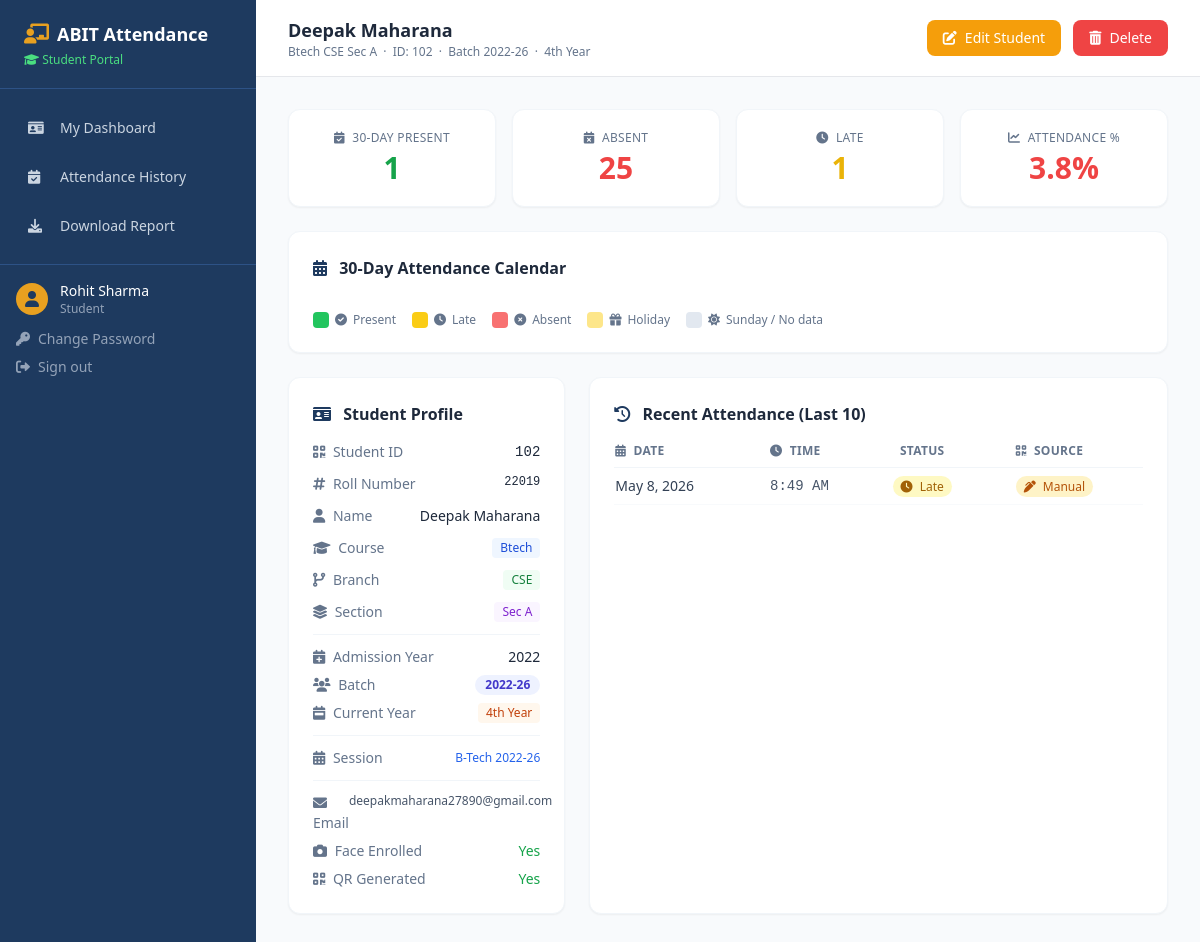
Before: /students/102/ (signed in) with the older database file.
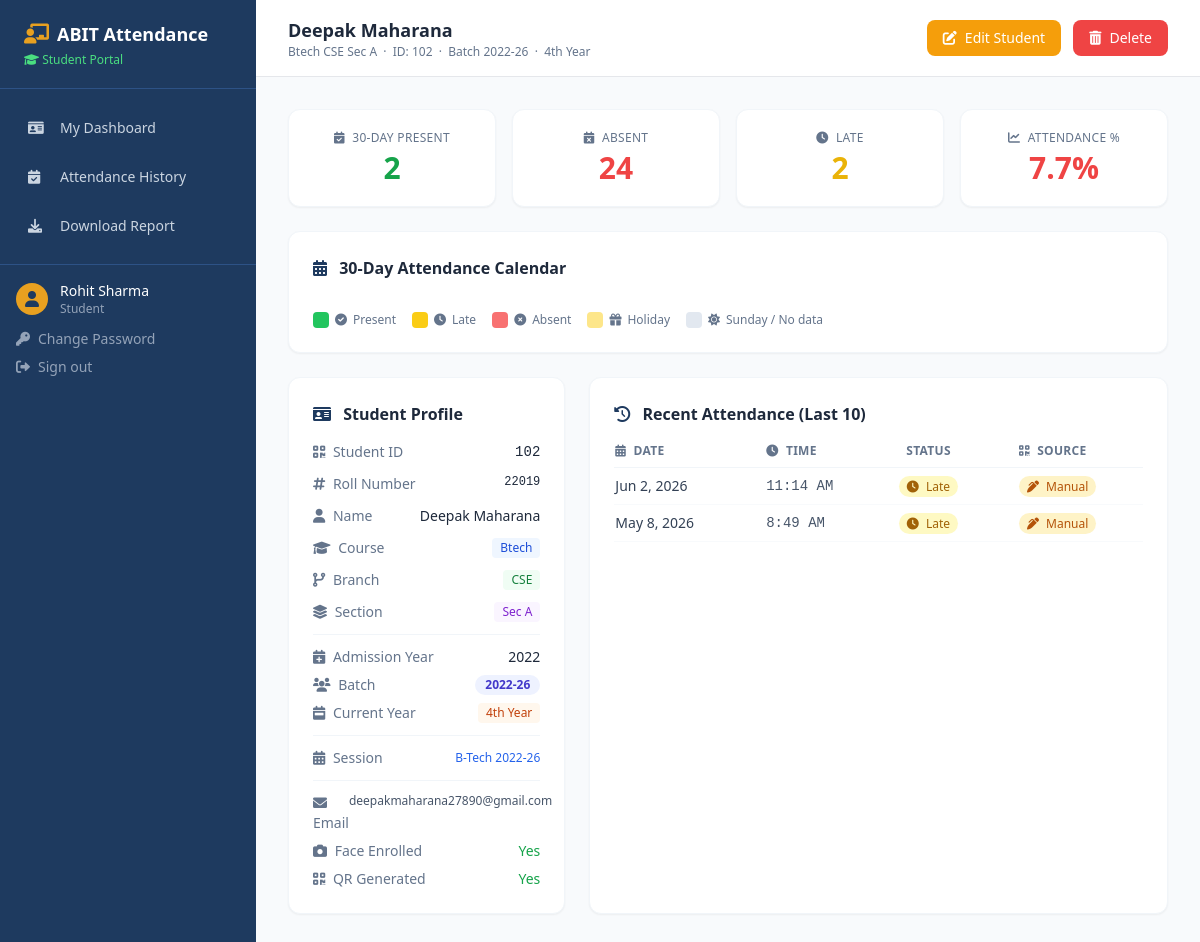
After: the same page with the newer database file.
### core/models.py (models this page shows, shortened)
class Attendance(models.Model):
    student   = models.ForeignKey(
        Student, on_delete=models.CASCADE, related_name='attendance_records'
    )
    date = models.DateField(db_index=True)
    time = models.TimeField()
    is_late = models.BooleanField(default=False)
    is_manual = models.BooleanField(default=False)
    marked_at = models.DateTimeField(auto_now_add=True)
    class Meta:
        unique_together = ('student', 'date')
        ordering = ['-date', 'time']
        verbose_name = 'Attendance Record'
        verbose_name_plural = 'Attendance Records'

### core/views.py (the view)
# urls.py: path('students/<str:student_id>/', views.StudentDetailView.as_view(), name='student_detail'),
@method_decorator(login_required, name='dispatch')
class StudentDetailView(View):
    def get(self, request, student_id):
        student = get_object_or_404(Student, student_id=student_id)
        trend = get_student_trend(student_id, days=30)
        return render(request, 'dashboard/student_detail.html', {
            'student': student,
            'trend': trend,
            'recent_records': Attendance.objects.filter(student=student).order_by('-date')[:10],
            'statuses_json': json.dumps(trend.get('statuses', [])),
            'labels_json': json.dumps(trend.get('labels', [])),
        })

### core/analytics.py (called while the page is built)
def get_all_holiday_dates(session=None):
    if session:
        qs = Holiday.objects.filter(
            Q(session=session) | Q(session__isnull=True)
        )
    else:
        qs = Holiday.objects.all()
    return set(qs.values_list('date', flat=True))

def classify_date(check_date, session=None, holiday_dates=None, present_dates=None, late_dates=None):
    if session:
        if check_date < session.start_date or check_date > session.end_date:
            return 'out_of_session'
    if check_date.weekday() == 6:
        return 'sunday'
    if holiday_dates is None:
        holiday_dates = get_all_holiday_dates(session)
    if check_date in holiday_dates:
        return 'holiday'
    if late_dates and check_date in late_dates:
        return 'late'
    if present_dates and check_date in present_dates:
        return 'present'
    return 'absent'

### core/models.py (called while the page is built)
def get_batch_string(admission_year, course):
    if not admission_year:
        return ''
    duration = COURSE_DURATION.get(course, 4)
    end_year = admission_year + duration
    return f"{admission_year}-{str(end_year)[2:]}"

    @property
    def batch(self):
        return get_batch_string(self.admission_year, self.course)

### core/templates/dashboard/student_detail.html (shortened to what the changed rows need)
{% extends "dashboard/base.html" %}
{% block page_title %}{{ student.name }}{% endblock %}
{% block content %}
<div class="grid grid-cols-2 lg:grid-cols-4 gap-4 mb-6">
  <div class="bg-white rounded-xl border border-slate-100 shadow-sm p-5 text-center">
    <p class="text-xs text-slate-500 uppercase tracking-wide font-medium mb-1">
      <i class="fas fa-calendar-check mr-1"></i> 30-Day Present
    </p>
    <p class="text-3xl font-bold text-green-600">{{ trend.present_count }}</p>
  </div>
  <div class="bg-white rounded-xl border border-slate-100 shadow-sm p-5 text-center">
    <p class="text-xs text-slate-500 uppercase tracking-wide font-medium mb-1">
      <i class="fas fa-calendar-times mr-1"></i> Absent
    </p>
    <p class="text-3xl font-bold text-red-500">{{ trend.absent_count }}</p>
  </div>
  <div class="bg-white rounded-xl border border-slate-100 shadow-sm p-5 text-center">
    <p class="text-xs text-slate-500 uppercase tracking-wide font-medium mb-1">
      <i class="fas fa-clock mr-1"></i> Late
    </p>
    <p class="text-3xl font-bold text-yellow-500">{{ trend.late_count }}</p>
  </div>
  <div class="bg-white rounded-xl border border-slate-100 shadow-sm p-5 text-center">
    <p class="text-xs text-slate-500 uppercase tracking-wide font-medium mb-1">
      <i class="fas fa-chart-line mr-1"></i> Attendance %
    </p>
    <p class="text-3xl font-bold {% if trend.percentage >= 75 %}text-green-600{% elif trend.percentage >= 50 %}text-yellow-500{% else %}text-red-500{% endif %}">
      {{ trend.percentage }}%
    </p>
  </div>
</div>
<div class="grid grid-cols-1 lg:grid-cols-3 gap-6">
  <div class="lg:col-span-2 bg-white rounded-xl border border-slate-100 shadow-sm p-6">
    <table class="w-full text-sm">
      <thead class="text-slate-500 text-xs uppercase tracking-wide border-b border-slate-100">
        <tr>
          <th class="text-left pb-2 pr-4"><i class="fas fa-calendar-alt mr-1"></i> Date</th>
          <th class="text-left pb-2 pr-4"><i class="fas fa-clock mr-1"></i> Time</th>
          <th class="text-left pb-2 pr-4"> Status</th>
          <th class="text-left pb-2"><i class="fas fa-qrcode mr-1"></i> Source</th>
        </tr>
      </thead>
      <tbody>
        {% for record in recent_records %}
        <tr class="border-b border-slate-50 hover:bg-slate-50">
          <td class="py-2 pr-4 text-slate-700">{{ record.date|date:"M j, Y" }}</td>
          <td class="py-2 pr-4 font-mono text-slate-600">{{ record.time|time:"g:i A" }}</td>
          <td class="py-2 pr-4">
            {% if record.is_late %}
            <span class="bg-yellow-100 text-yellow-700 text-xs font-medium px-2 py-0.5 rounded-full">
              <i class="fas fa-clock mr-1"></i> Late
            </span>
            {% else %}
            <span class="bg-green-100 text-green-700 text-xs font-medium px-2 py-0.5 rounded-full">
              <i class="fas fa-check-circle mr-1"></i> On Time
            </span>
            {% endif %}
          </td>
          <td class="py-2">
            {% if record.is_manual %}
            <span class="text-xs bg-amber-100 text-amber-700 px-2 py-0.5 rounded-full">
              <i class="fas fa-pen-alt mr-1"></i> Manual
            </span>
            {% else %}
            <span class="text-xs bg-blue-100 text-blue-700 px-2 py-0.5 rounded-full">
              <i class="fas fa-qrcode mr-1"></i> Scanner
            </span>
            {% endif %}
          </td>
        </tr>
        {% empty %}
        <tr>
          <td colspan="4" class="py-8 text-center text-slate-400">
            <i class="fas fa-calendar-times mr-1"></i> No records found.
          </td>
        </tr>
        {% endfor %}
      </tbody>
    </table>
  </div>
</div>
{% endblock %}

Changed rows visible on the page:
added Attendance: date "Jun 2, 2026", time "11:14 AM", is_late True (drawn), is_manual True (drawn)
Other visible differences:
{{ trend.present_count }}: "1" → "2"
{{ trend.absent_count }}: "25" → "24"
{{ trend.late_count }}: "1" → "2"
{{ trend.percentage }}: "3.8" → "7.7"
